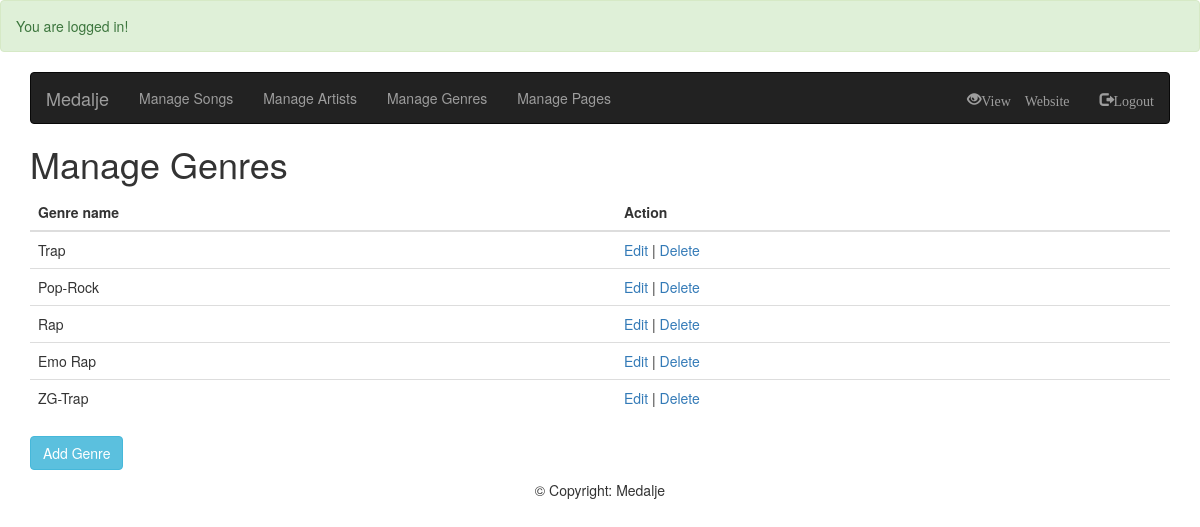
The app's page /admin/?page=genres (signed in) with its own data.
### tables this page shows
CREATE TABLE IF NOT EXISTS `genres` (
  `id` int(11) NOT NULL AUTO_INCREMENT,
  `genreTitle` varchar(32) NOT NULL,
  PRIMARY KEY (`id`)
);

### admin/genres.php (the view)
<h1>Manage Genres</h1>
<table class="table table-hover">
    <thead>
        <tr>
            <th><strong>Genre name</strong></th>
            <th><strong>Action</strong></th>
        </tr>
    </thead>
    <tbody>
        <?php
        $sql = mysqli_query($connection, "SELECT * FROM genres ORDER BY id");
        while ($row = mysqli_fetch_assoc($sql)) {
            echo "<tr>";
            echo "<td>" . $row['genreTitle'] . "</td>";
            echo "<td><a href=\"" . DIRADMIN . "editgenre.php?id=" . $row['id'] . '">Edit</a> | <a href="' . DIRADMIN . '?page=genres&del=' . $row['id'] . '">Delete</a></td>';
            echo "</tr>";
        }
        ?>
    </tbody>
</table>
<p><a href="<?php echo DIRADMIN; ?>addgenre.php" class="btn btn-info">Add Genre</a></p>

### records on screen
genres: genreTitle "Trap"
genres: genreTitle "Pop-Rock"
genres: genreTitle "Rap"
genres: genreTitle "Emo Rap"
genres: genreTitle "ZG-Trap"

### other values on screen
$_SESSION['success'] "You are logged in!"
SITETITLE "Medalje"
